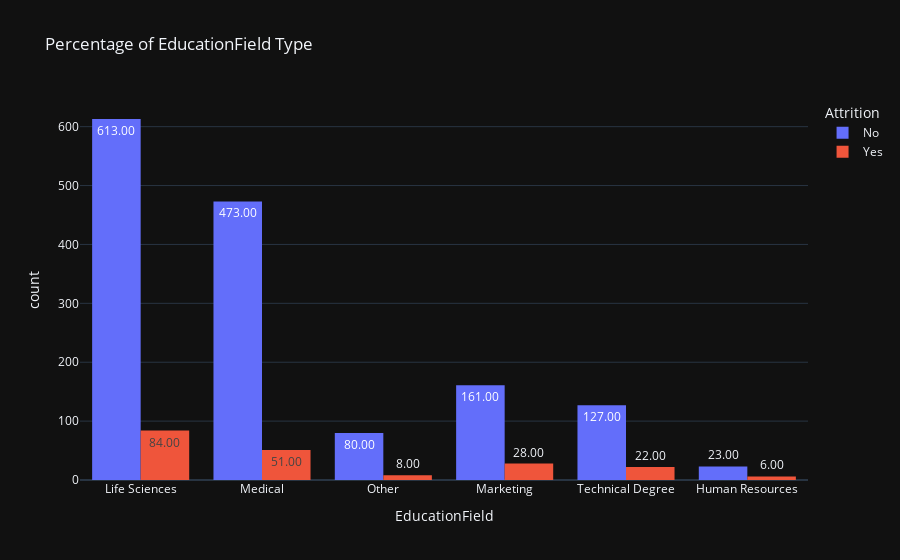

Notebook cell for this chart:
### Code cell
px.histogram(data_df,x="EducationField",color="Attrition",barmode="group",text_auto=".2f",template="plotly_dark",
             title = "Percentage of EducationField Type")

### Figure 1 — Plotly figure (JSON) as saved in the notebook; plotly's stock layout.template omitted (floating-point values rounded to 4 significant figures; data arrays with more than 128 entries replaced by an {"elided": "..."} marker saying what was removed)
{"data": [{"alignmentgroup": "True", "bingroup": "x", "hovertemplate": "Attrition=No<br>EducationField=%{x}<br>count=%{y}<extra></extra>", "legendgroup": "No", "marker": {"color": "#636efa", "pattern": {"shape": ""}}, "name": "No", "offsetgroup": "No", "orientation": "v", "showlegend": true, "texttemplate": "%{value:.2f}", "type": "histogram", "x": {"elided": "1477 str values"}, "xaxis": "x", "yaxis": "y"}, {"alignmentgroup": "True", "bingroup": "x", "hovertemplate": "Attrition=Yes<br>EducationField=%{x}<br>count=%{y}<extra></extra>", "legendgroup": "Yes", "marker": {"color": "#EF553B", "pattern": {"shape": ""}}, "name": "Yes", "offsetgroup": "Yes", "orientation": "v", "showlegend": true, "texttemplate": "%{value:.2f}", "type": "histogram", "x": {"elided": "199 str values"}, "xaxis": "x", "yaxis": "y"}], "layout": {"barmode": "group", "legend": {"title": {"text": "Attrition"}, "tracegroupgap": 0}, "title": {"text": "Percentage of EducationField Type"}, "xaxis": {"anchor": "y", "domain": [0, 1], "title": {"text": "EducationField"}}, "yaxis": {"anchor": "x", "domain": [0, 1], "title": {"text": "count"}}}}
